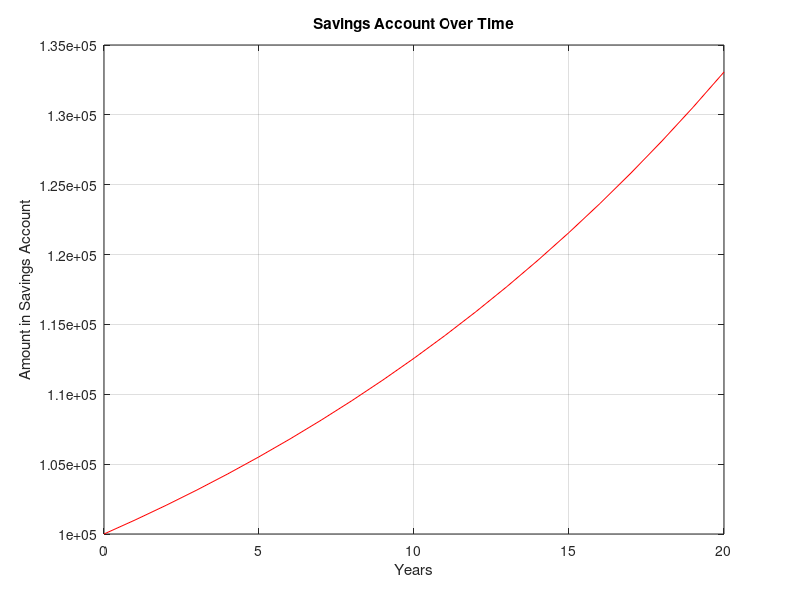

Here is the MATLAB script that generated this plot:
clear all;
close all;

a0 = 100000; # change to 60000 and 100000 and see
b = 1.05;  % Interest rate of 5%



for i = 1:20
  an(1) = a0;
  an(i+1) = b*an(i)-4000;
end

n = 0:20;  % Creating an array of years from 0 to 20

plot(n, an, 'r-');
xlabel('Years');
ylabel('Amount in Savings Account');
title('Savings Account Over Time');
grid on;


##clear all;
##close all;
##
##a0 = 0.1;
##a0_inc = 0.15
##r = 0.5;  % Interest rate of 5%
##
##
##
##for i = 1:15
##  an(1) = a0;
##  an(i+1) = r*an(i)+0.1;
##  an_1(1) = a0;
##  an_1(i+1) = r*an_1(i)+0.15;
##end
##
##n = 0:15;  % Creating an array of years from 0 to 20
##
##plot(n, an, 'r-');
##hold on;
##plot(n, an_1, 'b-');
##xlabel('Years');
##ylabel('Amount in Savings Account');
##title('Savings Account Over Time');
##grid on;





